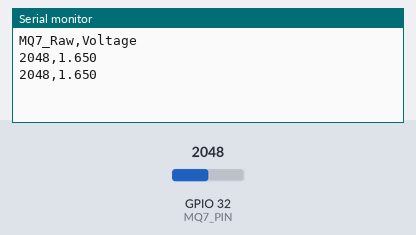
Simulated run of this sketch. Board: ESP32. Shown: the last lines printed to the serial monitor. The test bench sets the inputs (shaded band); at power-on: GPIO 32 (MQ7_PIN) = 2048.

Above: at 2.2 s.
2.3 s: GPIO 32 (MQ7_PIN) set to 2866
At 3.6 s:
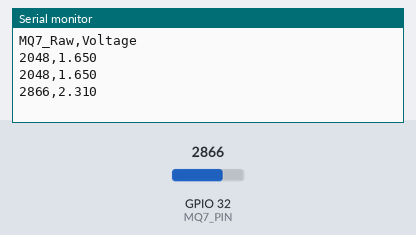
3.8 s: GPIO 32 (MQ7_PIN) set to 3603
At 4.8 s:
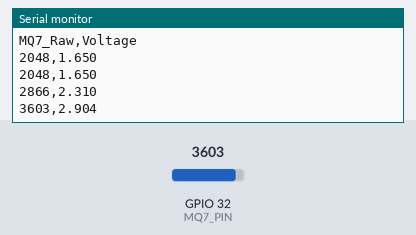
Timing chart, 0 to 6.8 s (numbered marks = the images above; inputs shaded):
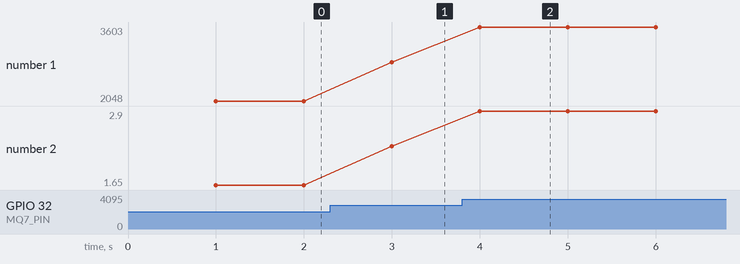

Measured:
- after the input at 2.3 s, the serial monitor: prints a new line after 0.70 s (image 1)
- after the input at 3.8 s, the serial monitor: prints a new line after 0.20 s (image 2)
- plotted number 1: 2048 → 2866 after the input at 2.3 s, 2866 → 3603 after the input at 3.8 s
- plotted number 2: 1.65 → 2.31 after the input at 2.3 s, 2.31 → 2.9 after the input at 3.8 s

The sketch:

mq7.ino
```cpp
/*/*
 * MQ-7 Carbon Monoxide Sensor
 * Data Collection Only (No Logic, No Alerts)
 * Suitable for Serial Monitor & Serial Plotter
 *
 * Connections:
 * VCC  -> 5V
 * GND  -> GND
 * AOUT -> GPIO32 (ADC1_CH4)
 */

const int MQ7_PIN = 32;

void setup() {
  Serial.begin(115200);
  delay(1000);

  Serial.println("MQ7_Raw,Voltage");
}

void loop() {
  int rawValue = analogRead(MQ7_PIN);
  float voltage = rawValue * (3.3 / 4095.0);

  // CSV-style output (best for plotting & logging)
  Serial.print(rawValue);
  Serial.print(",");
  Serial.println(voltage, 3);

  delay(1000); // 1 sample per second
}
```
